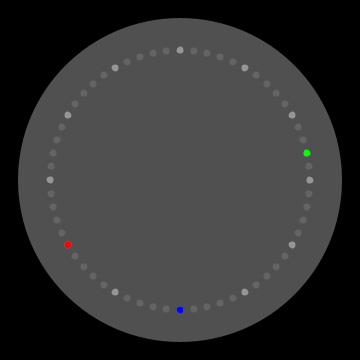
Frame 1 (no input)
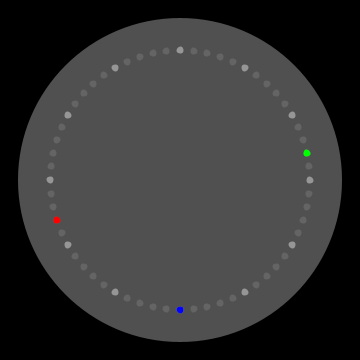
Frame 60 (the mouse pressed at the canvas centre just before this capture)
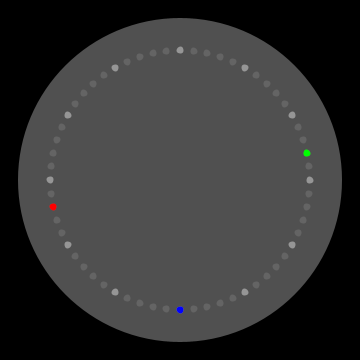
Frame 120 (the mouse held since frame 60 and released just before this capture)

The Processing sketch that drew these frames (run headless with seeded random() and noise(); from frame 60 on, the mouse is pressed at the canvas centre):

// Processing sketch: processing_132374
// ── processing_132374.pde

int cx, cy;
float secondsRadius;
float clockDiameter;
LED[] leds = new LED[60];
int lastSecond, currentSecond;

color secondColor = color(255, 0, 0);
color minuteColor = color(0, 255, 0);
color hourColor = color(0, 0, 255);

void setup() {
  size(360, 360);

  int radius = min(width, height) / 2;
  secondsRadius = radius * 0.72;
  clockDiameter = radius * 1.8;

  cx = width / 2;
  cy = height / 2;

  color c = color(192, 192, 0);

  for (int a = 0; a < 360; a+=6) {
    float angle = radians(a);
    float x = cx + cos(angle) * secondsRadius;
    float y = cy + sin(angle) * secondsRadius;
    leds[a/6] = new LED(c, x, y);
  }
  lastSecond = -1;
}

void draw() {
  currentSecond = second();
color col;
  if (currentSecond != lastSecond) {
    drawFace();
    for (int i = 0; i < 60; i++) {
      if ( i % 5 == 0){
        col = color(150, 150, 150);
      } else {
      col = color(100,100,100);
      };
      leds[i].updateColor(col);
    }
    int hour = hour() % 12;
    int minute = minute();
    leds[hour*5].updateColor(hourColor);
    leds[minute].updateColor(minuteColor);
    leds[currentSecond].updateColor(secondColor);
    lastSecond = currentSecond;
    println(hour + " : " + minute + " : " + currentSecond);
  }
}

void drawFace() {
  background(0);
  fill(80);
  noStroke();
  ellipse(cx, cy, clockDiameter, clockDiameter);
}


class LED {
  color pixel_color;
  float x, y;
  LED(color c, float xpos, float ypos) { 
    pixel_color = c;
    x = xpos;
    y = ypos;
  };
  void draw() {
    strokeWeight(2);
    stroke(pixel_color);
    fill(pixel_color);
    ellipse(x, y, 5, 5);
  }
  void updateColor(color c) {
    pixel_color = c;
    draw();
  }
};
